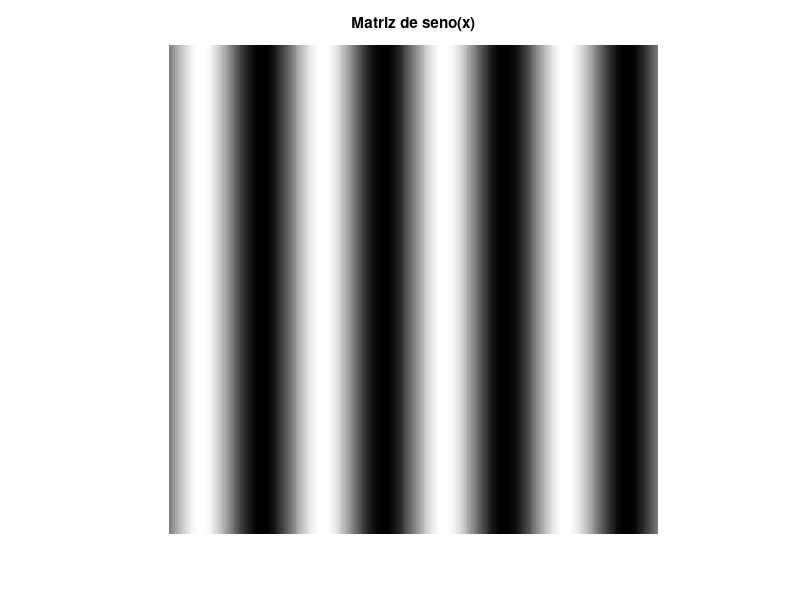

This chart was generated by the following MATLAB code:
% Puga Carbajal Camilla
x = linspace(0, 8*pi, 256);

seno_x = sin(x);


matriz = repmat(seno_x, 256, 1);


imshow(matriz, [], 'InitialMagnification', 'fit');
title('Matriz de seno(x)');

